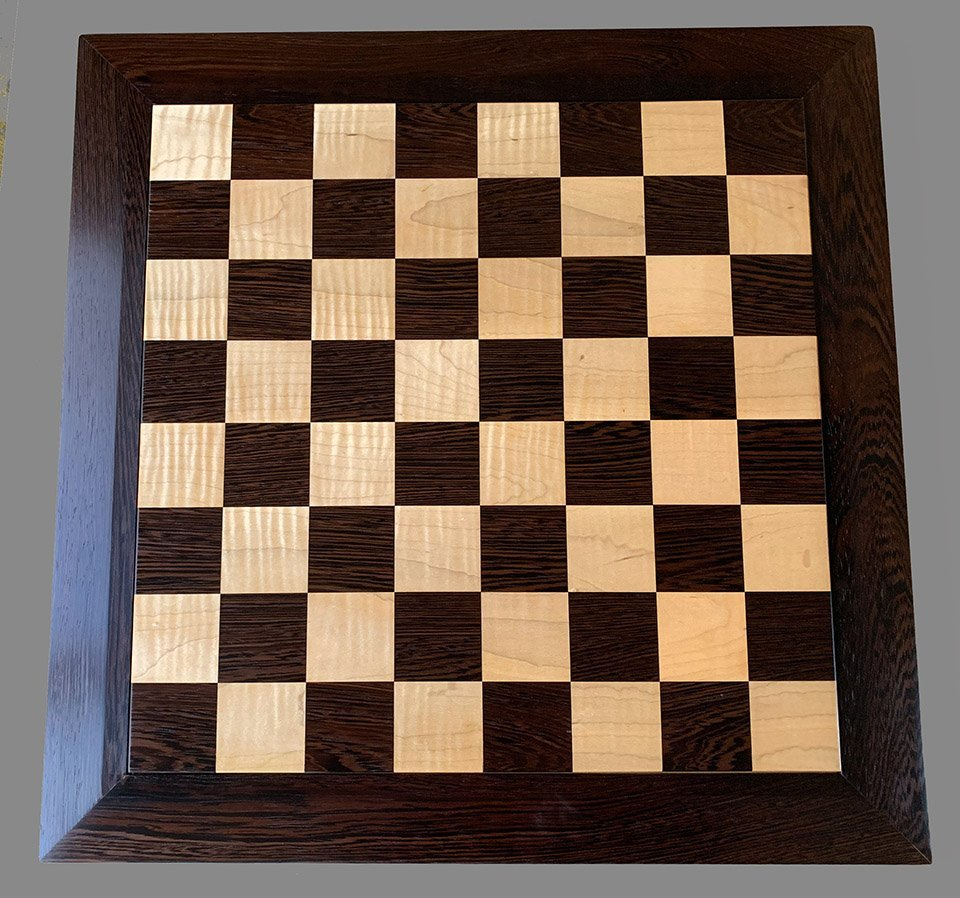
#> input picture Season 5/Computer Vision/LAB/Sesi 5/Session 5/chessboard.jpg, 960 x 898 px
$ python s5.py
#> lines starting #> are read from the running program, lines starting #| are printed output that depends on the picture; after the words box and inside, x2 and y2 are one past the last pixel; in counts of white or black regions, pixels touching at a corner belong together
import cv2
import matplotlib.pyplot as plt
import numpy as np

def showResult(image, cmap=None):
    plt.imshow(image, cmap=cmap)
    plt.show()

image = cv2.imread('chessboard.jpg')
#> image is the input picture: shape (898, 960, 3); mean B, G, R 80, 92.3, 110.7
image_gray = cv2.cvtColor(image, cv2.COLOR_BGR2GRAY)

image_gray = np.float32(image_gray)

# HARRIS
harris = cv2.cornerHarris(image_gray, 2 , 5, 0.04)
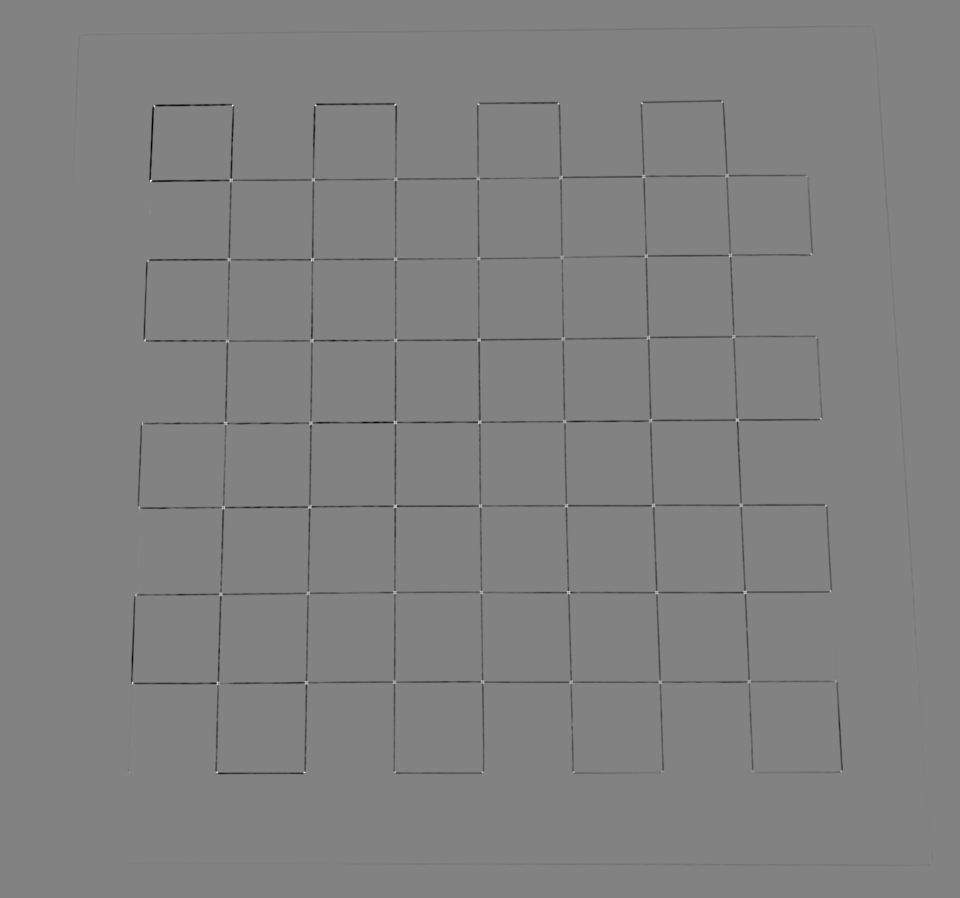
#> harris: shape (898, 960) float32; min -7.79e+09, max 7.4e+09, mean -61487092; drawn with min black and max white

without_subpix = image.copy()
without_subpix[harris > 0.01 * harris.max()] = [0,255,0]
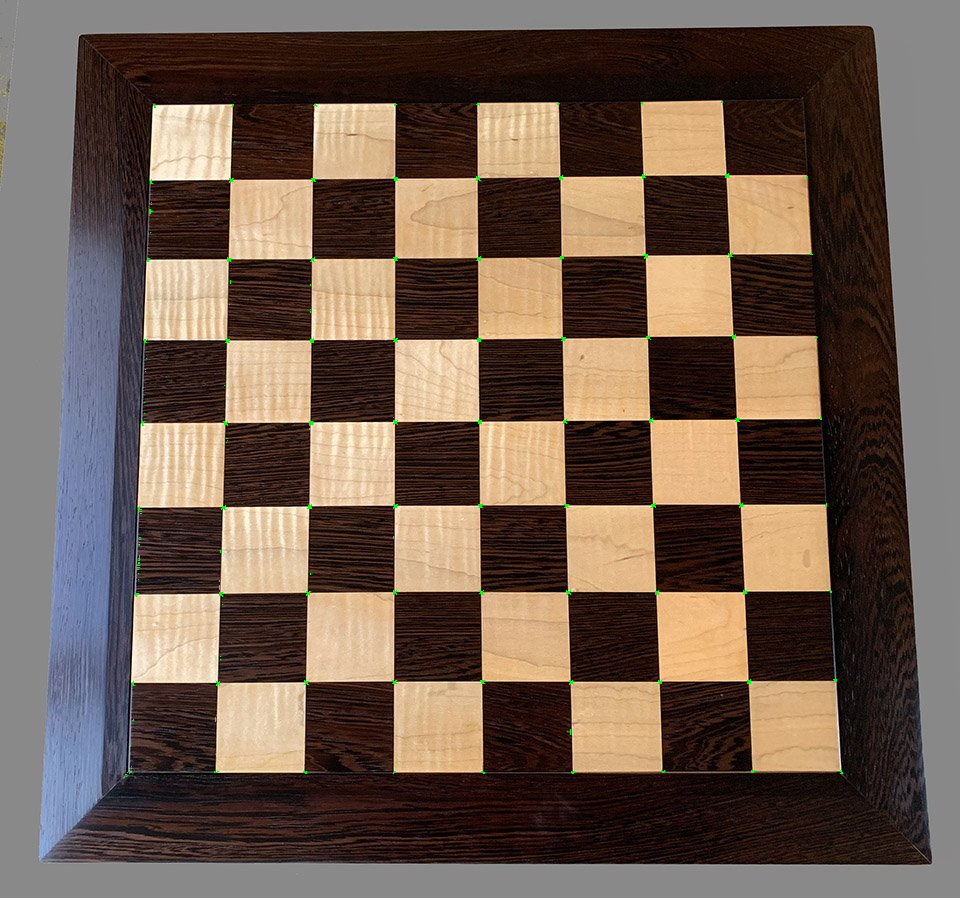
#> without_subpix: shape (898, 960, 3); 0.13% of pixels changed, all inside (x1, y1, x2, y2) = (125, 101, 843, 777)
# showResult(without_subpix,'gray')

_, thresh = cv2.threshold(harris, 0.001*harris.max(), 255, 0) # 0 -> cv2.THRESHOLD_BINARY
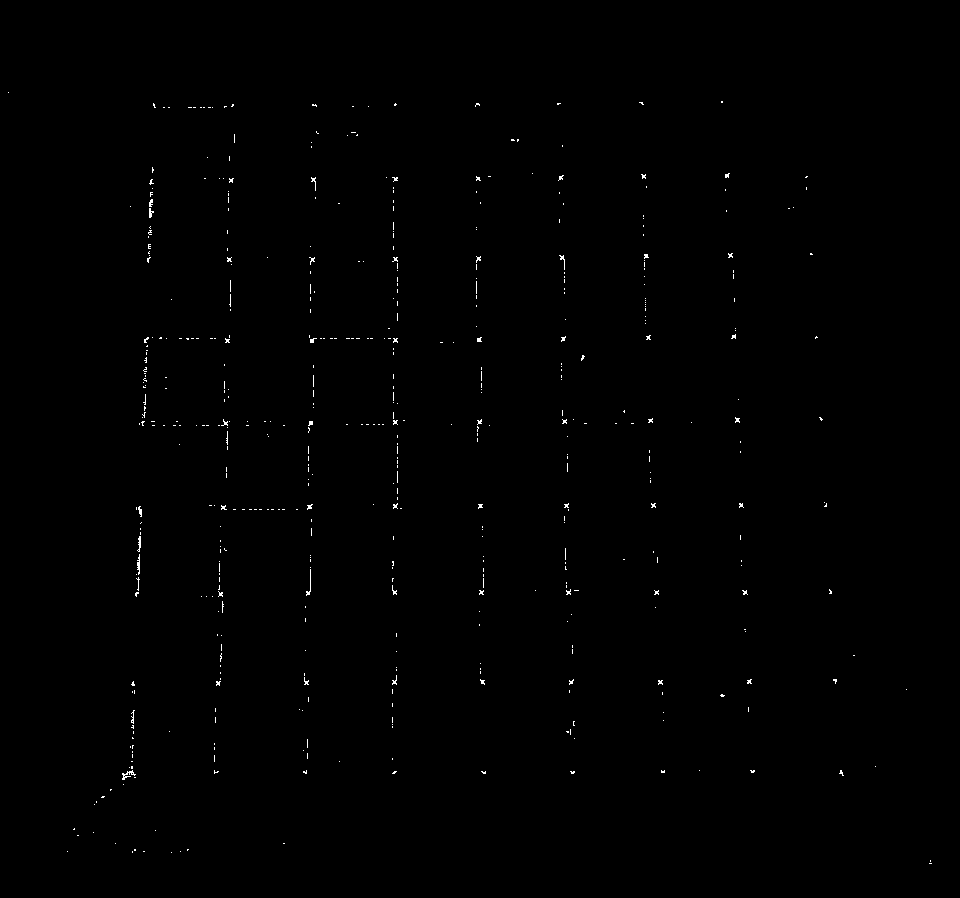
#> thresh: shape (898, 960) float32; 0.32% white in thin lines or dots, all inside (x1, y1, x2, y2) = (8, 92, 932, 864)
thresh = np.uint8(thresh)

im, lb, st, centroids = cv2.connectedComponentsWithStats(thresh)
#> lb: shape (898, 960) int32; 521 distinct labels, from 0 to 520
#> im = 521; st = 521 rows, first 6: [0, 0, 960, 898, 859300], [8, 92, 1, 1, 1], [721, 101, 2, 2, 4], [153, 103, 3, 5, 8], [394, 103, 3, 3, 6], [475, 103, 5, 4, 10]; centroids = 521 pairs, first value 8 to 930, second value 92 to 863
centroids = np.float32(centroids)
criteria = (cv2.TERM_CRITERIA_MAX_ITER + cv2.TERM_CRITERIA_EPS, 100, 0.01)
enhanced_criteria = cv2.cornerSubPix(image_gray,centroids, (2,2), (-1,-1), criteria)
#> enhanced_criteria = 521 pairs, first value 7.84 to 930.2, second value 91.97 to 863.9
enhanced_criteria = np.uint16(enhanced_criteria)
#> enhanced_criteria = 521 pairs, first value 7 to 930, second value 91 to 863

with_subpix = image.copy()
for i in enhanced_criteria:
    x,y = i[:2]
    with_subpix[y,x] = [0,255,0]
#> this loop made 521 passes
#> (x, y) on passes 1 to 3: (479, 449), (7, 91), (721, 100)
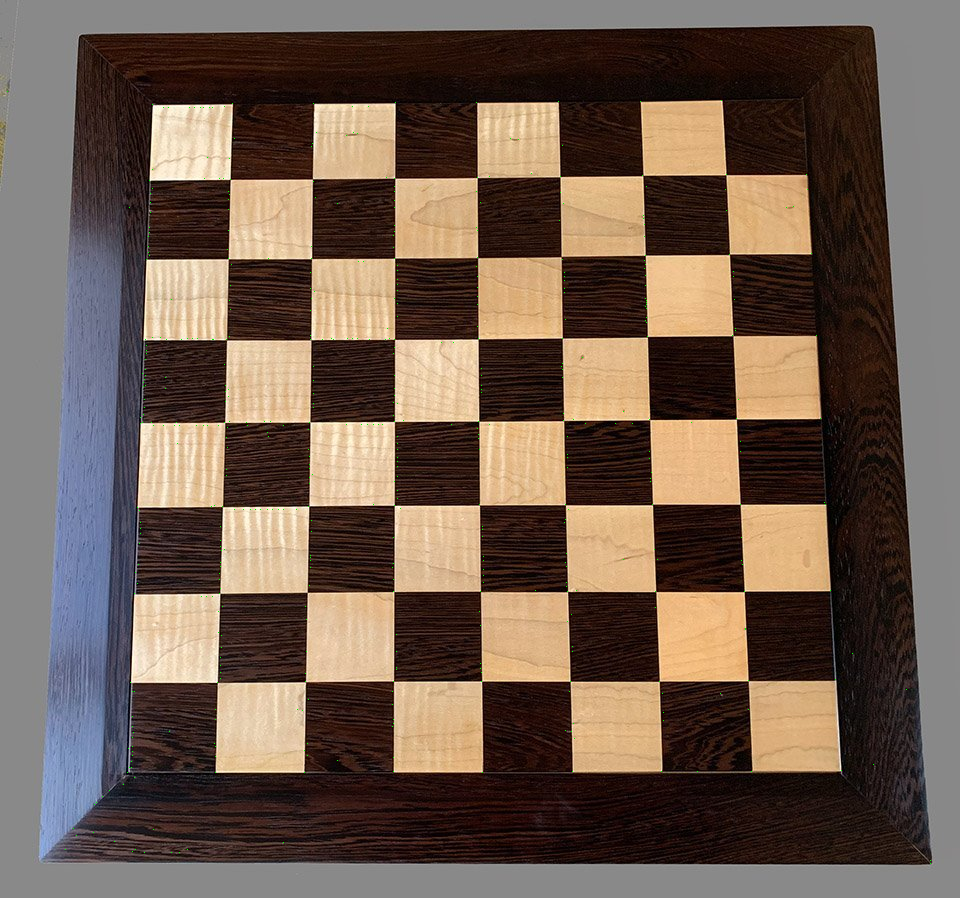
#> with_subpix: shape (898, 960, 3); 0.06% of pixels changed, all inside (x1, y1, x2, y2) = (7, 91, 931, 864)

# showResult(with_subpix, 'gray')


# FAST
image = cv2.imread('chessboard.jpg', cv2.IMREAD_GRAYSCALE)
#> image: shape (898, 960); min 0, max 255, mean 96.4

fast = cv2.FastFeatureDetector_create()
kp = fast.detect(image, None)
#> kp = 17502 keypoints; strongest (x, y, size): (231, 105, 7), (394, 104, 7), (557, 103, 7), (721, 101, 7)
image_2 = cv2.drawKeypoints(image, kp, None, color=[0,255,0])
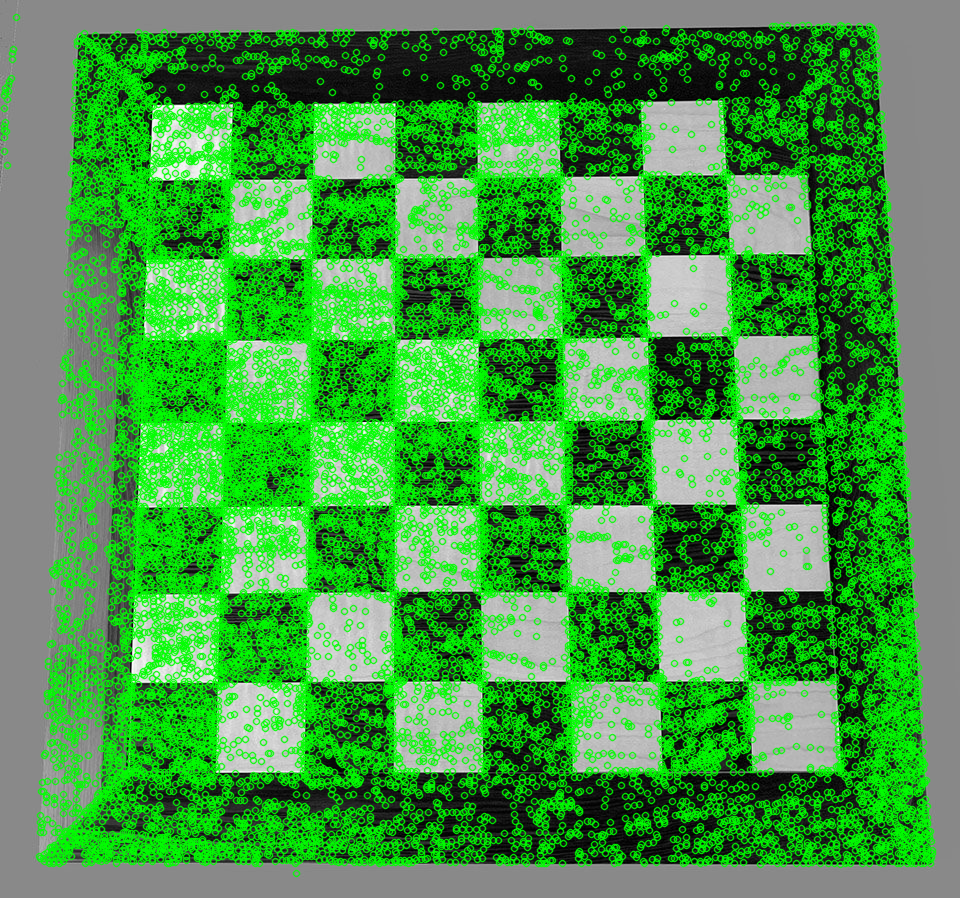
#> image_2: shape (898, 960, 3); mean of channels 0, 1, 2 70.2, 155.8, 70.2; drawn as B, G, R
# cv2.imwrite('fast.png',image_2)
# showResult(image_2)

# ORB

orb = cv2.ORB_create()
kp = orb.detect(image, None)
#> kp = 500 keypoints; strongest (x, y, size): (477, 420, 31), (476, 422, 31), (397, 506, 31), (303, 683, 31)
kp, des = orb.compute(image,kp)
image_3 = cv2.drawKeypoints(image, kp, None, color=[0,255,0])
showResult(image_3)
